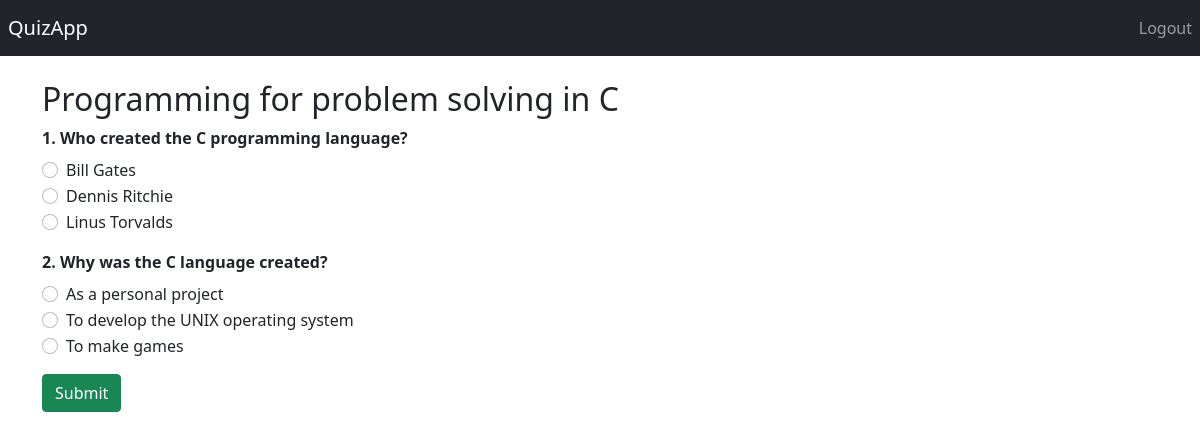
The page /quizzes/1/ (signed in) on the database its author committed.
### my_app/models.py (models this page shows, shortened)
class Quiz(models.Model):
    name = models.CharField(max_length=100)
    creator = models.ForeignKey(User, on_delete=models.CASCADE)
    class Meta:
        ordering = ['name']
        verbose_name = 'Quiz'
        verbose_name_plural = 'Quizzes'
        unique_together = ('name', 'creator')

class Question(models.Model):
    quiz = models.ForeignKey(Quiz, related_name='questions', on_delete=models.CASCADE)
    text = models.TextField()
    class Meta:
        ordering = ['text']
        verbose_name = 'Question'
        verbose_name_plural = 'Questions'
        unique_together = ('text', 'quiz')

class Choice(models.Model):
    question = models.ForeignKey(Question, related_name='choices', on_delete=models.CASCADE)
    text = models.CharField(max_length=255)
    is_correct = models.BooleanField(default=False)
    class Meta:
        ordering = ['text']
        verbose_name = 'Choice'
        verbose_name_plural = 'Choices'
        unique_together = ('text', 'question')

### my_app/views.py (the view, shortened to what this page needs)
# urls.py: path('quizzes/<int:quiz_id>/', attempt_quiz, name='attempt_quiz'),
@login_required
def attempt_quiz(request, quiz_id):
    quiz = Quiz.objects.get(pk=quiz_id)
    return render(request, 'attempt_quiz.html', {'quiz': quiz})

### templates/attempt_quiz.html (shortened to what this page needs)
{% extends "base.html" %}
{% block content %}
<h2>{{ quiz.name }}</h2>
<form method="post">
    {% for question in quiz.questions.all %}
    <div class="mb-3">
        <label class="form-label"><strong>{{ forloop.counter }}. {{ question.text }}</strong></label>
        {% for choice in question.choices.all %}
        <div class="form-check">
            <input class="form-check-input" type="radio" name="{{ question.id }}" id="choice{{ choice.id }}" value="{{ choice.id }}">
            <label class="form-check-label" for="choice{{ choice.id }}">
                {{ choice.text }}
            </label>
        </div>
        {% endfor %}
    </div>
    {% empty %}
        <div class="alert alert-warning" role="alert">
            No questions were found for this quiz.
        </div>
    {% endfor %}
    {% if quiz.questions.all %}
    <button type="submit" class="btn btn-success">Submit</button>
    {% endif %}
</form>
{% endblock %}

### rows shown on the page
Quiz: name "Programming for problem solving in C"
Question: text "Who created the C programming language?"
Choice: text "Bill Gates"
Choice: text "Dennis Ritchie"
Choice: text "Linus Torvalds"
Question: text "Why was the C language created?"
Choice: text "As a personal project"
Choice: text "To develop the UNIX operating system"
Choice: text "To make games"
